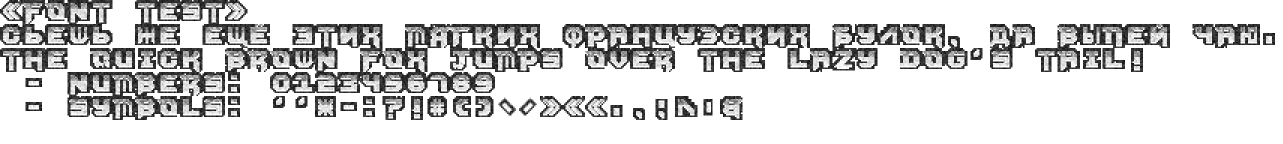
#> input picture bin/font/test_b3d.png, 5130 x 576 px (shown at 1/4 size)
$ python optimal_palette.py out.png ../font/test_b3d.png
#> lines starting #> are read from the running program, lines starting #| are printed output that depends on the picture
#!/usr/bin/env python3
"""
This script generates a vibrant, optimal 256-color palette from a list of PNG images
using chroma-weighted sampling and k-means clustering.
"""

import sys
import colorsys
from PIL import Image

try:
    import numpy as np
except ImportError:
    sys.exit("Error: numpy is required to run this script. Please install it via pip (pip install numpy).")


def get_chroma_weights(data):
    """
    Calculate weights based on color saturation and value to favor vibrant colors
    over dull grays and pure blacks/whites.
    """
    rgb_norm = data / 255.0
    cmax = np.max(rgb_norm, axis=1)
    cmin = np.min(rgb_norm, axis=1)
    chroma = cmax - cmin
    weights = chroma + 0.05
    return weights / np.sum(weights)


def kmeans_palette(colors, k, max_iter=25, sample_size=100000):
    """
    Perform k-means clustering on weighted samples to favor vibrant colors.
    """
    data = np.array(colors, dtype=np.float32)
    n_points = data.shape[0]

    if n_points > sample_size:
        weights = get_chroma_weights(data)
        indices = np.random.choice(n_points, sample_size, replace=False, p=weights)
        data = data[indices]
        n_points = sample_size

    indices = [np.random.choice(n_points)]
    for _ in range(1, k):
        distances = np.min([np.sum((data - data[i])**2, axis=1) for i in indices], axis=0)
        probabilities = distances / np.sum(distances)
        indices.append(np.random.choice(n_points, p=probabilities))

    centroids = data[indices]

    for iteration in range(max_iter):
        diff = data[:, np.newaxis, :] - centroids[np.newaxis, :, :]
        distances = np.sum(diff**2, axis=2)
        labels = np.argmin(distances, axis=1)

        new_centroids = np.zeros_like(centroids)
        for i in range(k):
            if np.any(labels == i):
                new_centroids[i] = data[labels == i].mean(axis=0)
            else:
                new_centroids[i] = data[np.random.choice(n_points)]

        if np.allclose(centroids, new_centroids, atol=0.5):
            break
        centroids = new_centroids

    palette = [tuple(map(lambda x: int(round(x)), centroid)) for centroid in centroids]
    return palette


def get_semantic_bucket(h, s, v):
    if v < 0.1:
        return 7  # Black/Dark Gray
    if s < 0.1:
        if v > 0.85:
            return 9  # White/Light Gray
        return 8      # Mid Grays
    hue_deg = h * 360.0
    if hue_deg < 15 or hue_deg >= 330:
        return 1  # Red
    elif hue_deg < 45:
        return 2  # Orange/Brown
    elif hue_deg < 70:
        return 3  # Yellow
    elif hue_deg < 160:
        return 4  # Green
    elif hue_deg < 260:
        return 5  # Blue
    elif hue_deg < 330:
        return 6  # Purple/Violet
    return 10  # Fallback


def sort_palette(palette):
    threshold = 0.07
    def step_sort(color):
        r, g, b = color
        h, s, v = colorsys.rgb_to_hsv(r / 255.0, g / 255.0, b / 255.0)
        bucket = get_semantic_bucket(h, s, v)
        return (bucket, int(v/threshold), int(s/threshold), h, v, s)
    return sorted(palette, key=step_sort)


def get_optimal_palette(*png_paths):
    colors = []
    for path in png_paths:
        try:
            with Image.open(path) as im:
#> im is the input picture: PIL image 5130x576 RGBA; mean R, G, B, A 33.8, 33.8, 33.8, 77.1
                im = im.convert("RGB")
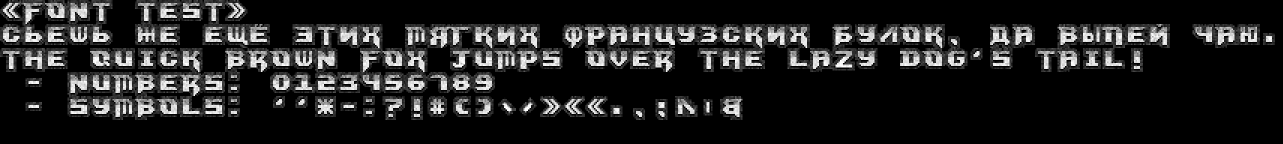
#> im: PIL image 5130x576 RGB (shown at 1/4 size); min 0, max 255, mean 33.8
                colors.extend(list(im.getdata()))
        except Exception as e:
            print(f"Error processing image {path}: {e}", file=sys.stderr)

    if not colors:
        raise ValueError("No colors were found in any of the provided images.")

    palette = kmeans_palette(colors, 256)
#> after the loop in kmeans_palette, `for _ in range(1, k):`: indices = 91 values, max 98059 at index 1, min 1579 at index 51, mean 45031.1

    while len(palette) < 256:
        palette.append((0, 0, 0))
    if len(palette) > 256:
        palette = palette[:256]

    palette = sort_palette(palette)

    palette_bytes = bytearray()
    for r, g, b in palette:
        palette_bytes.extend([r, g, b])

    return bytes(palette_bytes)


if __name__ == '__main__':
    if len(sys.argv) < 3:
        print("Usage: {} out_file image1.png image2.png ...".format(sys.argv[0]))
        sys.exit(1)

#> (the run stopped early here; a loop or call above may not have finished)
